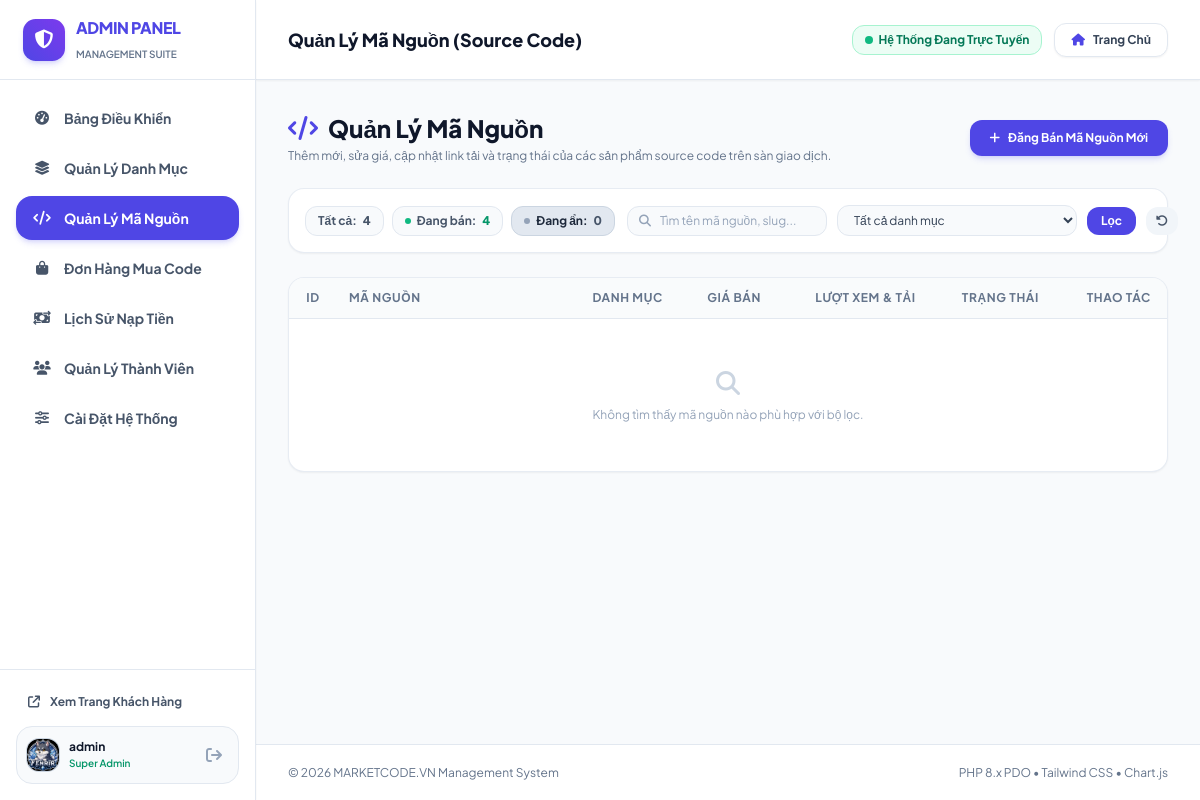
The app's page /admin/products?status=hidden (signed in) with its own data.
### tables this page shows
CREATE TABLE `users` (
  `id` int unsigned NOT NULL AUTO_INCREMENT,
  `username` varchar(50) NOT NULL,
  `email` varchar(100) NOT NULL,
  `password` varchar(255) NOT NULL,
  `fullname` varchar(100) DEFAULT NULL,
  `avatar` varchar(255) DEFAULT 'assets/images/default-avatar.png',
  `balance` decimal(15,2) NOT NULL DEFAULT '0.00' COMMENT 'Số dư khả dụng hiện tại',
  `total_deposited` decimal(15,2) NOT NULL DEFAULT '0.00' COMMENT 'Tổng tiền đã nạp tích lũy',
  `role` enum('user','admin') NOT NULL DEFAULT 'user',
  `status` enum('active','banned') NOT NULL DEFAULT 'active',
  `oauth_provider` varchar(30) DEFAULT NULL COMMENT 'google, facebook, zalo',
  `oauth_uid` varchar(100) DEFAULT NULL,
  `remember_token` varchar(100) DEFAULT NULL,
  `created_at` datetime NOT NULL DEFAULT CURRENT_TIMESTAMP,
  `updated_at` datetime NOT NULL DEFAULT CURRENT_TIMESTAMP ON UPDATE CURRENT_TIMESTAMP,
  PRIMARY KEY (`id`),
  UNIQUE KEY `uk_users_username` (`username`),
  UNIQUE KEY `uk_users_email` (`email`),
  KEY `idx_users_role` (`role`),
  KEY `idx_users_status` (`status`),
  KEY `idx_users_oauth` (`oauth_provider`,`oauth_uid`)
);

### admin/products.php (the view, shortened to what the rows shown need)
<?php
require_once __DIR__ . '/includes/admin_header.php';
?>
<div class="space-y-6">
    <div class="flex flex-col sm:flex-row items-start sm:items-center justify-between gap-4">
        <div>
            <h1 class="text-2xl font-black text-slate-900 flex items-center gap-2.5">
                <i class="fa-solid fa-code text-indigo-600"></i>
                <span>Quản Lý Mã Nguồn</span>
            </h1>
        </div>
    </div>
    <div class="rounded-2xl bg-white border border-slate-200/80 shadow-sm overflow-hidden">
        <div class="w-full overflow-x-auto">
            <table class="w-full text-left text-sm border-collapse">
                <thead>
                    <tr class="border-b border-slate-200 text-xs uppercase text-slate-500 bg-slate-50/80 font-bold tracking-wider">
                        <th class="py-3 px-3 w-12 text-center whitespace-nowrap">ID</th>
                        <th class="py-3 px-3 min-w-[200px] whitespace-nowrap">Mã Nguồn</th>
                        <th class="py-3 px-3 whitespace-nowrap">Danh Mục</th>
                        <th class="py-3 px-3 whitespace-nowrap">Giá Bán</th>
                        <th class="py-3 px-3 text-center whitespace-nowrap">Lượt Xem &amp; Tải</th>
                        <th class="py-3 px-2.5 text-center whitespace-nowrap">Trạng Thái</th>
                        <th class="py-3 pr-4 pl-2 text-right whitespace-nowrap">Thao Tác</th>
                    </tr>
                </thead>
            </table>
        </div>
    </div>
</div>
<?php require_once __DIR__ . '/includes/admin_footer.php'; ?>

### admin/includes/sidebar.php (shortened to what the rows shown need)
<aside class="w-64 bg-white border-r border-slate-200 flex flex-col justify-between hidden lg:flex sticky top-0 h-screen shrink-0 z-40 shadow-sm">
    <div class="p-4 border-t border-slate-200 space-y-2">
        <div id="adminProfileBox" class="flex items-center justify-between p-2.5 rounded-2xl bg-slate-50 border border-slate-200 transition-colors">
            <div class="flex items-center gap-2.5">
                <img src="<?= xss_clean(get_user_avatar($currentUser)) ?>" alt="Avatar" onerror="this.onerror=null;this.src='https://ui-avatars.com/api/?name=Admin&background=4f46e5&color=fff&bold=true';" class="w-8 h-8 rounded-xl object-cover ring-1 ring-slate-300">
                <div class="text-xs">
                    <strong class="text-slate-900 block truncate max-w-[100px]"><?= xss_clean($currentUser['username']) ?></strong>
                    <span class="text-emerald-600 text-[10px] font-semibold">Super Admin</span>
                </div>
            </div>
        </div>
    </div>
</aside>

### records on screen
users: avatar (picture), username "admin"

### other values on screen
xss_clean($pageTitle) "Quản Lý Mã Nguồn (Source Code)"
$totalCount "4"
$activeCount "4"
$hiddenCount "0"
